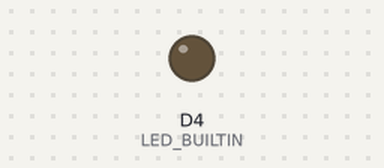
A sketch run on a simulated ESP8266 (NodeMCU). Parts: output pins drawn as LEDs (lit = HIGH, except the on-board LED, lit = LOW). WiFi joins after 1.5 s; servers stay silent unless stated; what the sketch prints to the serial monitor is not drawn.

Above: at 0.1 s.
At 2.6 s:
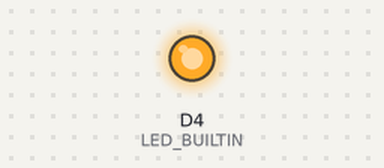
Timing chart, 0 to 4.1 s (numbered marks = the images above):
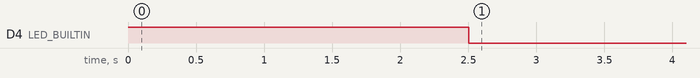

The sketch:

ESP8266_ConnectWiFi.ino
```cpp
#include <ESP8266WiFi.h>

// Replace these with your WiFi network settings
const char* WiFi_SSID = "xxxxxxxx";
const char* WiFi_PSWD = "xxxxxxxx";

#define D0  16  // NodeMCU LED_BUILTIN
#define D1  5   // I2C Bus SCL (clock)
#define D2  4   // I2C Bus SDA (data), ESP-12 LED
#define D3  0
#define D4  2   // Same as "LED_BUILTIN", but inverted logic
#define D5  14  // SPI Bus SCK (clock)
#define D6  12  // SPI Bus MISO
#define D7  13  // SPI Bus MOSI
#define D8  15  // SPI Bus SS (CS)
#define D9  3   // RX0 (Serial console)
#define D10 1   // TX0 (Serial console)

#define BAUD_SER 115200

void setup()
{
  pinMode(LED_BUILTIN, OUTPUT);
  digitalWrite(LED_BUILTIN, HIGH);

  delay(1000);
  Serial.begin(BAUD_SER);

  WiFi.begin(WiFi_SSID, WiFi_PSWD);

  Serial.println();
  Serial.print("\r\nWiFi Connecting ...");

  while (WiFi.status() != WL_CONNECTED) {
    delay(500);
    Serial.print(".");
  }

  digitalWrite(LED_BUILTIN, LOW);

  Serial.println("\r\nWiFi Connected Success!");
  Serial.print("\r\nNodeMCU IP Address: ");
  Serial.println(WiFi.localIP());
}

void loop() {
}
```
